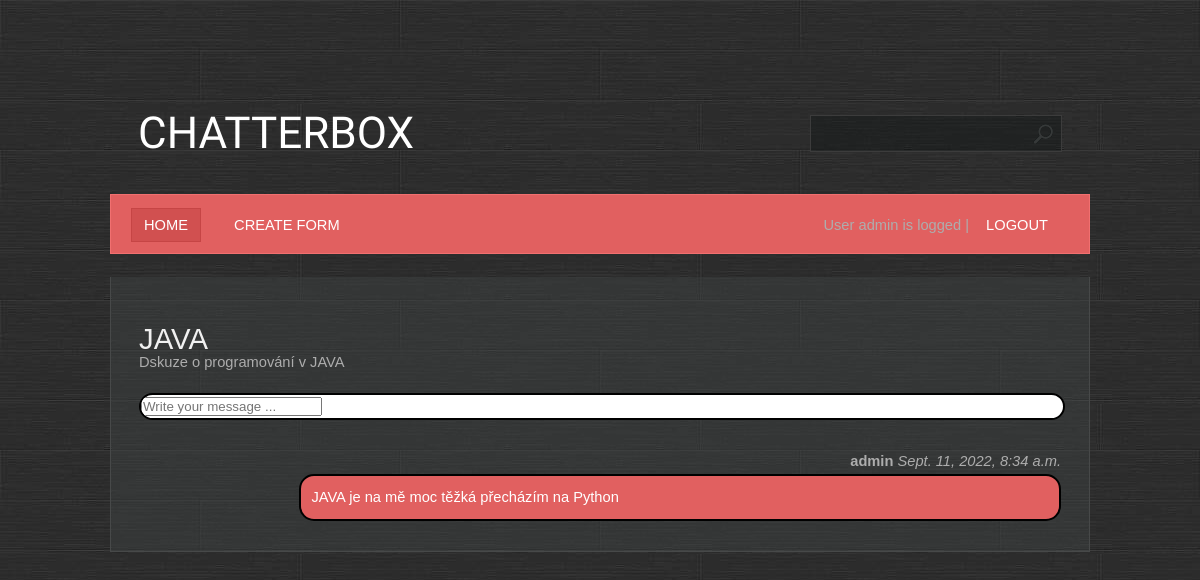
/room/2 (signed in), run on the app's committed database.
### base/models.py (models this page shows, shortened)
class Room(Model):
    name = models.CharField(max_length=200)
    description = models.TextField(null=True, blank=True)
    participants = models.ManyToManyField(User, related_name='participants', blank=True)
    created = models.DateTimeField(auto_now_add=True)
    updated = models.DateTimeField(auto_now=True)
    class Meta:
        ordering = ['created', 'name', 'updated']

class Message(Model):
    body = models.TextField()
    room = models.ForeignKey(Room, on_delete=models.CASCADE)
    user = models.ForeignKey(User, on_delete=models.CASCADE)
    created = models.DateTimeField(auto_now_add=True)
    updated = models.DateTimeField(auto_now=True)
    class Meta:
        ordering = ['-created', '-updated']

### base/views.py (the view, shortened to what this page needs)
# urls.py: path('room/<id>', base.views.room, name='room'),
@login_required
@permission_required(['base.view_room', 'base.view_message'])
def room(request, id):
    room = Room.objects.get(id=id)
    messages = room.message_set.all()
    context = {'room': room, 'messages': messages}
    return render(request, 'base/room.html', context)

### base/templates/base/room.html (shortened to what this page needs)
{% extends 'main.html' %}
{% block content %}
    <h1>{{ room.name }}</h1>
    <p>{{ room.description }}</p>
    <div class="box room__message">
        <form action="" method="POST">
            <div>
                <input name="body" placeholder="Write your message ...">
            </div>
        </form>
    </div>
    {% for message in messages %}
        <div class="box">
        {% if user == message.user %}
            <div style="float: right">
                <b>{{ message.user }}</b> <i>{{ message.created }}</i>
            </div>
            <div class="message" style="float: right; background-color: #e16060; color: white;">
                {{ message.body }}
            </div>
        {% endif %}
        </div>
    {% endfor %}
{% endblock %}

### templates/navbar.html
<ul>
    <li class="first active">
        <a href="{% url 'rooms' %}">Home</a>
    </li>
    {% if perms.base.add_room %}
    <li>
        <a href="{% url 'room_create' %}">Create form</a>
    </li>
    {% endif %}
    <li class="last-child">
        User {{ user }} is logged | <a href="{% url 'logout' %}">Logout</a>
    </li>
</ul><br class="clearfix"/>

### static/styles/style.css (style rules this page uses)
* { margin: 0; padding: 0; }
a { text-decoration: underline; color: #e8e8e8; }
body { font-size: 11pt; line-height: 1.6em; font-family: Arial, sans-serif; background: #9ea3a3; color: #adadad; background: url(/static/images/bg.jpg); }
h1,h2,h3,h4 { text-transform: uppercase; font-weight: normal; color: #f0f0f0; }
p { margin-bottom: 1.25em; }
ul { margin-bottom: 1.25em; }
ul { list-style: none; }
.last-child { float:right; }
.message { width: 80%; padding: 10px; color: black; background: #9ea3a3; border-radius: 15px; border: 2px solid black; }
.room__message { background: white; border-radius: 15px; border: 2px solid black; width: 100%; }
.box { overflow: hidden; margin: 0 0 30px 0; }
#menu a { text-decoration: none; text-transform: uppercase; color: #ffffff; padding: 8px 12px 8px 12px; border: solid 1px #e16060; }
#menu ul { list-style: none; }
#menu ul li { display: inline; padding: 0 8px 0 8px; }
#menu ul li.first { padding-left: 0; }
#menu ul li.active a { background: #D15050; border: solid 1px #C64545; }

### data on the page
Room: name "JAVA", description "Dskuze o programování v JAVA"
Message: user "admin", created "Sept. 11, 2022, 8:34 a.m.", body "JAVA je na mě moc těžká přecházím na Python"

### other printed values
{{ user }} "admin"
